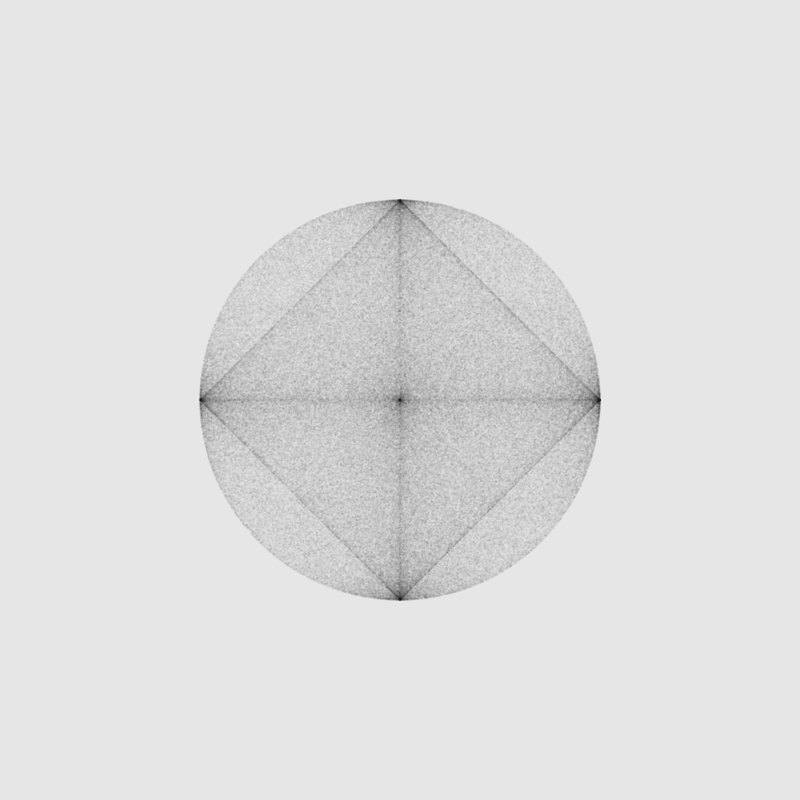
Frame 1 (no input)
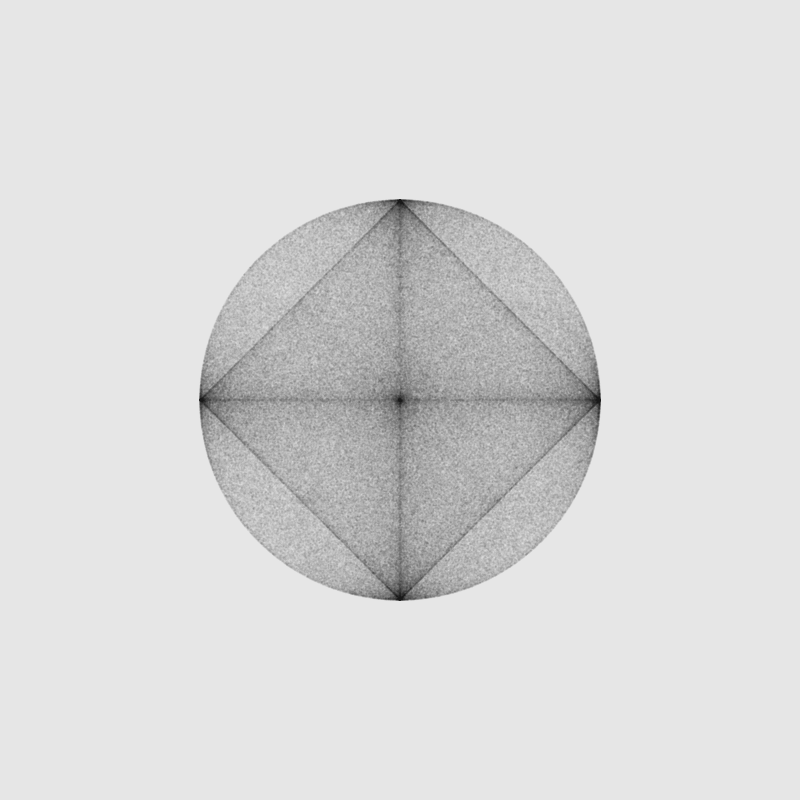
Frame 2 (the mouse pressed at the canvas centre, redrawn once)

The Processing sketch that drew these frames (run headless with seeded random() and noise(); the mouse was pressed at the canvas centre and the sketch redrawn once):

// Processing sketch: inscribed
// ── inscribed.pde
void setup(){
  size(800, 800);
  pixelDensity(2);
  background(230);
  noLoop();
  noStroke();
  fill(0, 0, 0, 5);
}

float rec(float angle, int iteration){
  /*
  will basically just give you random nested sins and cos
  
  examples:
  sin(angle * sin(angle * cos(angle)))
  or
  cos(angle * sin(angle * sin(angle)))
  or
  sin(angle * cos(angle * sin(angle)))
  */
  
  if(iteration < 3){ //only do this 3 times
    float z = floor(random(0, 2)) == 1? cos(angle * rec(angle, iteration + 1)) : sin(angle * rec(angle, iteration + 1)); //randomly chooses either a cos or a sin
    return(z);
  }else{
    return angle;
  }
}

float r(float angle){
  float r = rec(angle, 0);
  return r * 200;
}

void draw(){
  translate(width/2, height/2);
  for(int j = 0; j < 1; j++){
    for(float angle = 0;angle < 100 * PI; angle += .001){
      //goes around the circle 50 times and plots the output of the randomized recursive function rec()
      float x = r(angle) * cos(angle);
      float y = r(angle) * sin(angle);
      ellipse(x, y, 2, 2);
    }
  }
}
